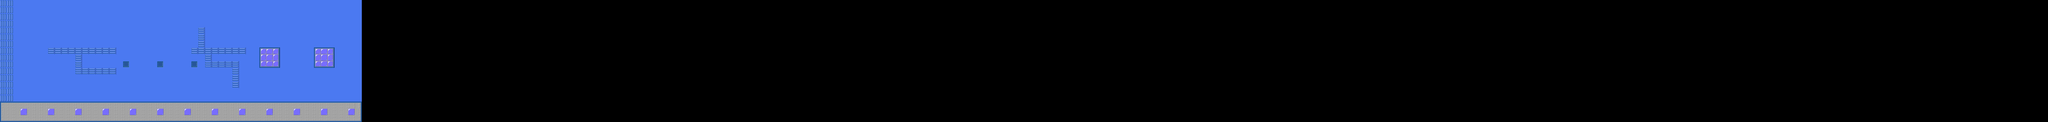

This game map was drawn from its Tiled (.tmx) file and the tilesets committed beside it. A one-line description and the trimmed map source follow:
An orthogonal 300x18 tile map with 50x50 px tiles, 1 tile layer (fondo) and 1 object.

<map version="1.4" tiledversion="1.4.2" orientation="orthogonal" renderorder="right-down" width="300" height="18" tilewidth="50" tileheight="50" infinite="0" nextlayerid="3" nextobjectid="4">
 <tileset firstgid="1" source="Tileset.tsx" />
 <layer id="1" name="fondo" width="300" height="18">
  <data>[5400 cells, 954 non-empty, 22 distinct tile ids]</data>
 </layer>
 <objectgroup id="2" name="piso">
  <object id="1" x="-1.33333" y="753.333" width="2651.33" height="150" />
 </objectgroup>
</map>
